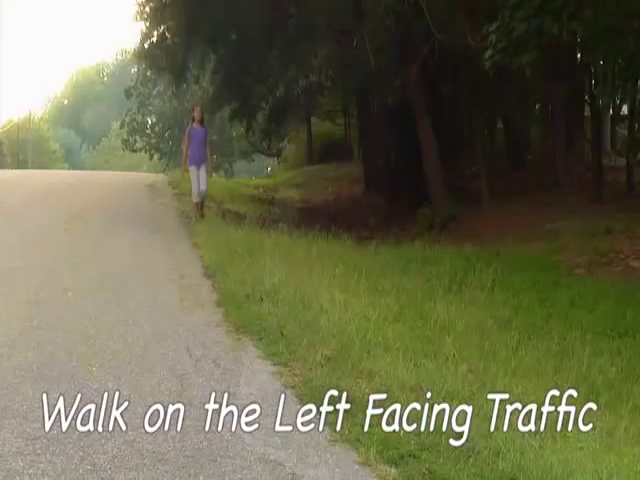
#> input picture frame 18 of Actiion Recognition/walking.mp4, 640 x 480 px, given in place of carvideo1.avi, which was not available
$ jupyter execute --allow-errors Lab_07_on_27-05-21_Optical_Flow_024.ipynb   (text cells are left out)
#> lines starting #> are read from the running program, lines starting #| are printed output that depends on the picture; pictures that were not available may be replaced by others from this repository, and a replacement may not be noted
[cell 1]
import numpy as np
import cv2
from matplotlib import pyplot as plt

[cell 2]
cap = cv2.VideoCapture("dataset\opticalflow\carvideo1.avi")
# cap = cv2.VideoCapture(0)

[cell 3]
# params for ShiTomasi corner detection
feature_params = dict( maxCorners = 100,
                       qualityLevel = 0.3,
                       minDistance = 7,
                       blockSize = 7 )

[cell 4]
# Parameters for lucas kanade optical flow
lk_params = dict( winSize  = (15,15),
                  maxLevel = 2,
                  criteria = (cv2.TERM_CRITERIA_EPS | cv2.TERM_CRITERIA_COUNT, 10, 0.03))

[cell 5]
# Create some random colors
color = np.random.randint(0,255,(100,3))

[cell 6]
# Take first frame and find corners in it
ret, old_frame = cap.read()
#> old_frame is the input picture: shape (480, 640, 3); mean B, G, R 76.6, 105.8, 105.7
old_gray = cv2.cvtColor(old_frame, cv2.COLOR_BGR2GRAY)
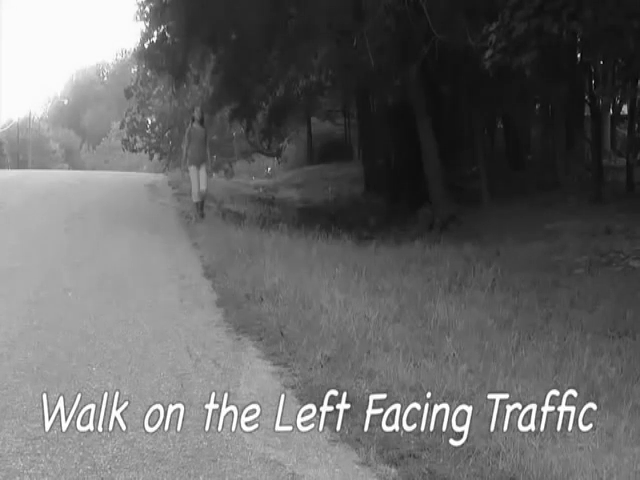
#> old_gray: shape (480, 640); min 0, max 255, mean 102.4
p0 = cv2.goodFeaturesToTrack(old_gray, mask = None, **feature_params)
#> p0 = 64 rows, first 8: [333, 408], [397, 406], [347, 404], [554, 408], [533, 406], [572, 408], [521, 406], [461, 433]

[cell 7]
# Create a mask image for drawing purposes
mask = np.zeros_like(old_frame)

[cell 8]
while(1):
    ret,frame = cap.read()
    frame=cv2.flip(frame,1)
    frame_gray = cv2.cvtColor(frame, cv2.COLOR_BGR2GRAY)
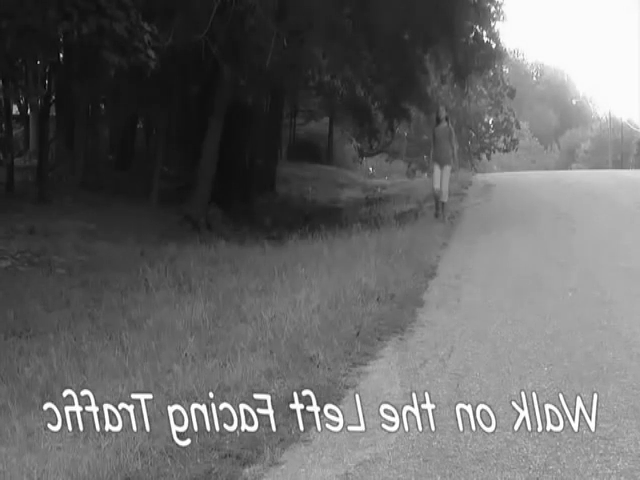
#> frame_gray: shape (480, 640); min 2, max 255, mean 102.6
    # calculate optical flow
    p1, st, err = cv2.calcOpticalFlowPyrLK(old_gray, frame_gray, p0, None, **lk_params)
#> p1 = 64 rows, first 8: [338, 407.6], [392.7, 406.8], [344, 419], [556.7, 407.1], [533.9, 396.3], [586, 404.2], [525.1, 396.6], [460.5, 445.7]; st = 64 values, max 1 at index 0, min 0 at index 33, mean 0.984; err = 64 values, max 198.3 at index 60, min 0 at index 33, mean 56.5
    # Select good points
    good_new = p1[st==1]
#> good_new = 63 pairs, first value 78.11 to 634.7, second value 27.31 to 463.9
    good_old = p0[st==1]
#> good_old = 63 pairs, first value 83 to 623, second value 55 to 439
    # draw the tracks
    for i,(new,old) in enumerate(zip(good_new,good_old)):
        a,b = new.ravel()
        c,d = old.ravel()
        mask = cv2.line(mask, (a,b),(c,d), color[i].tolist(), 2)
        frame = cv2.circle(frame,(a,b),5,color[i].tolist(),-1)
#> this loop made 63 passes
#> (a, b, c, d) on passes 1 to 12: (338, 407.6, 333, 408), (392.7, 406.8, 397, 406), (344, 419, 347, 404), (556.7, 407.1, 554, 408), (533.9, 396.3, 533, 406), (586, 404.2, 572, 408), (525.1, 396.6, 521, 406), (460.5, 445.7, 461, 433), (489.9, 392, 492, 401), (363.4, 413.5, 374, 406), (393.1, 437.5, 395, 428), (375.5, 434.5, 388, 424)
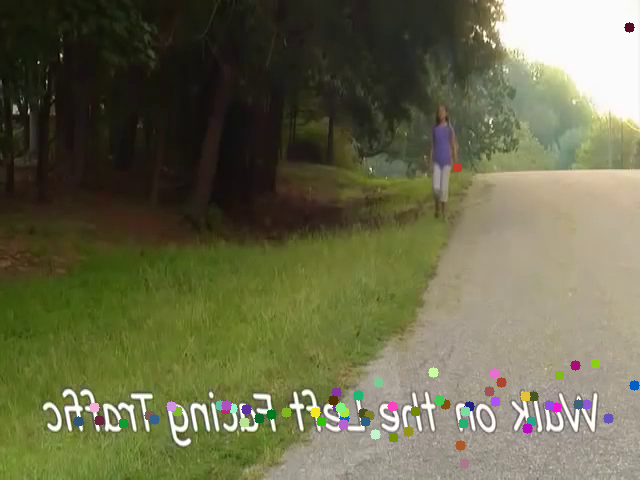
#> frame: shape (480, 640, 3); mean B, G, R 76, 105.4, 105.1
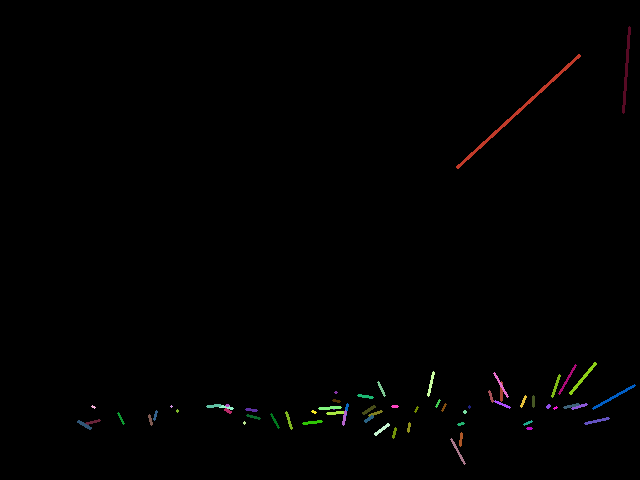
#> mask: shape (480, 640, 3); mean of channels 0, 1, 2 0.9, 1.1, 1.3; drawn as B, G, R
    img = cv2.add(frame,mask)
    cv2.imshow('frame',img)

    k = cv2.waitKey(30) & 0xff
#> (key Esc is pressed here)
    if k == 27:
        break
    elif k == ord('s'):
        cv2.imwrite('opticalfb.png',frame)
        cv2.imwrite('opticalhsv.png',img)
        break
    # Now update the previous frame and previous points
    old_gray = frame_gray.copy()
    p0 = good_new.reshape(-1,1,2)
cv2.destroyAllWindows()
cap.release()

[cell 9]
stack = np.hstack((frame, img))
plt.imshow(stack)

[cell 10]
import cv2
import numpy as np
from scipy.ndimage.filters import convolve as filter2
import os
# from argparse import ArgumentParser

[cell 11]
def show_image(name, image):
    if image is None:
        return

    cv2.imshow(name, image)
    cv2.waitKey(0)
    cv2.destroyAllWindows()

[cell 12]
#compute magnitude in each 8 pixels. return magnitude average
def get_magnitude(u, v):
    scale = 3
    sum = 0.0
    counter = 0.0

    for i in range(0, u.shape[0], 8):
        for j in range(0, u.shape[1],8):
            counter += 1
            dy = v[i,j] * scale
            dx = u[i,j] * scale
            magnitude = (dx**2 + dy**2)**0.5
            sum += magnitude

    mag_avg = sum / counter

    return mag_avg

[cell 13]
def draw_quiver(u,v,beforeImg):
    scale = 3
    ax = plt.figure().gca()
    ax.imshow(beforeImg, cmap = 'gray')

    magnitudeAvg = get_magnitude(u, v)

    for i in range(0, u.shape[0], 8):
        for j in range(0, u.shape[1],8):
            dy = v[i,j] * scale
            dx = u[i,j] * scale
            magnitude = (dx**2 + dy**2)**0.5
            #draw only significant changes
            if magnitude > magnitudeAvg:
                ax.arrow(j,i, dx, dy, color = 'red')

    plt.draw()
    plt.show()

[cell 14]
#compute derivatives of the image intensity values along the x, y, time
def get_derivatives(img1, img2):
    #derivative masks
    x_kernel = np.array([[-1, 1], [-1, 1]]) * 0.25
    y_kernel = np.array([[-1, -1], [1, 1]]) * 0.25
    t_kernel = np.ones((2, 2)) * 0.25

    fx = filter2(img1,x_kernel) + filter2(img2,x_kernel)
    fy = filter2(img1, y_kernel) + filter2(img2, y_kernel)
    ft = filter2(img1, -t_kernel) + filter2(img2, t_kernel)

    return [fx,fy, ft]

[cell 15]
#input: images name, smoothing parameter, tolerance
#output: images variations (flow vectors u, v)
#calculates u,v vectors and draw quiver
def computeHS(name1, name2, alpha, delta):


#> called with name1 = 'dataset\\opticalflow\\car1.jpg', name2 = 'dataset\\opticalflow\\car2.jpg', alpha = 15, delta = 0.1
    beforeImg = cv2.imread(name1, cv2.IMREAD_GRAYSCALE).astype(float)
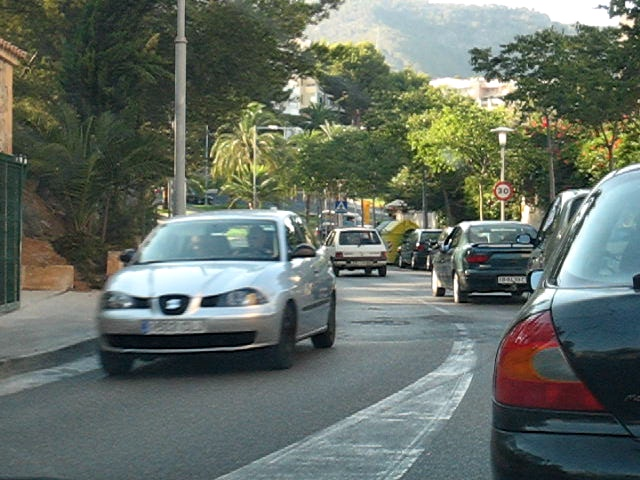
#> input picture OpticalFlow/opticalflowdataset/car1.jpg, 640 x 480 px, found by its file name
#> beforeImg: shape (480, 640) float64; min 0, max 255, mean 105.6
    afterImg = cv2.imread(name2, cv2.IMREAD_GRAYSCALE).astype(float)
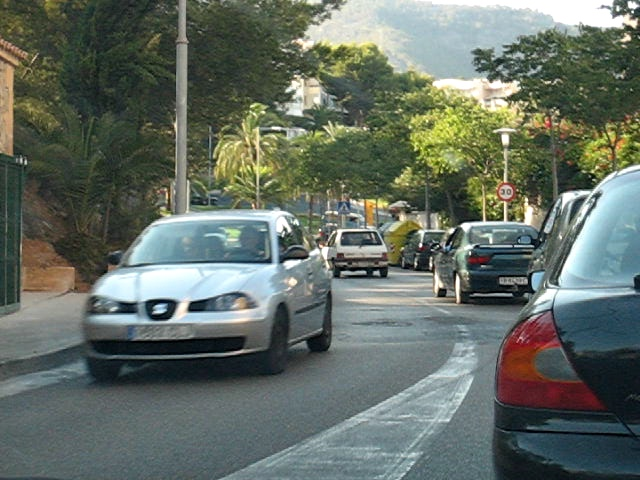
#> input picture OpticalFlow/opticalflowdataset/car2.jpg, 640 x 480 px, found by its file name
#> afterImg: shape (480, 640) float64; min 0, max 255, mean 106.1

    #removing noise
    beforeImg  = cv2.GaussianBlur(beforeImg, (5, 5), 0)
    afterImg = cv2.GaussianBlur(afterImg, (5, 5), 0)

    # set up initial values
    u = np.zeros((beforeImg.shape[0], beforeImg.shape[1]))
    v = np.zeros((beforeImg.shape[0], beforeImg.shape[1]))
    fx, fy, ft = get_derivatives(beforeImg, afterImg)
    avg_kernel = np.array([[1 / 12, 1 / 6, 1 / 12],
                            [1 / 6, 0, 1 / 6],
                            [1 / 12, 1 / 6, 1 / 12]], float)
    iter_counter = 0
    while True:
        iter_counter += 1
        u_avg = filter2(u, avg_kernel)
        v_avg = filter2(v, avg_kernel)
        p = fx * u_avg + fy * v_avg + ft
        d = 4 * alpha**2 + fx**2 + fy**2
        prev = u

        u = u_avg - fx * (p / d)
        v = v_avg - fy * (p / d)

        diff = np.linalg.norm(u - prev, 2)
        #converges check (at most 300 iterations)
        if  diff < delta or iter_counter > 300:
            # print("iteration number: ", iter_counter)
            break
#> this loop made 301 passes
#> diff on passes 1 to 3: 35.66, 26.05, 21.37
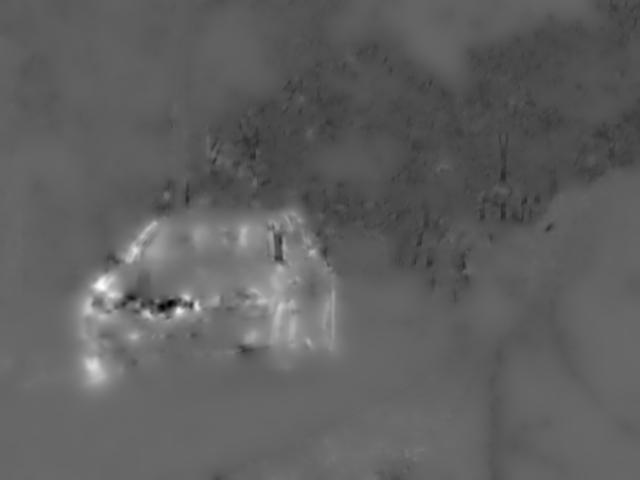
#> u: shape (480, 640) float64; min -10.22, max 14.83, mean -0.799; drawn with min black and max white
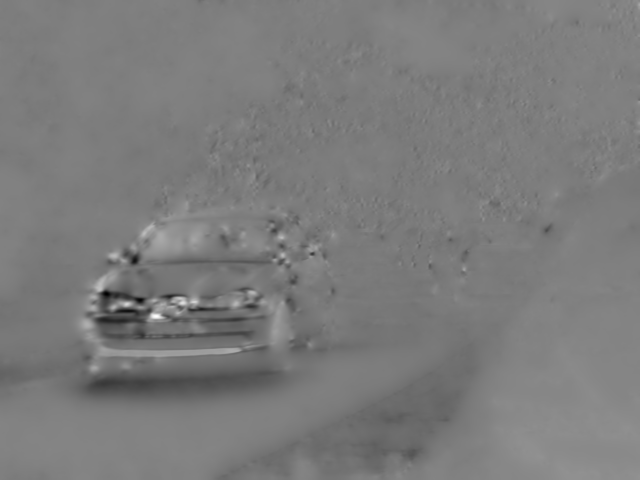
#> v: shape (480, 640) float64; min -11.89, max 10.95, mean -0.795; drawn with min black and max white
#> after the loop, iter_counter = 301

    draw_quiver(u, v, beforeImg)
#> after the loop in get_magnitude, `for i in range(0, u.shape[0], 8):`: counter = 4800; sum = 26903.6
#> in get_magnitude, `mag_avg = sum / counter`: mag_avg = 5.6

    return [u, v]

[cell 16]
if __name__ == '__main__':


    u,v = computeHS("dataset\opticalflow\car1.jpg", "dataset\opticalflow\car2.jpg", alpha = 15, delta = 10**-1)

#> (a cell that did not finish here is left out)

#> call 2 of computeHS, with name1 = 'dataset\\opticalflow\\sphere1.bmp', name2 = 'dataset\\opticalflow\\sphere2.bmp', alpha = 15, delta = 0.1
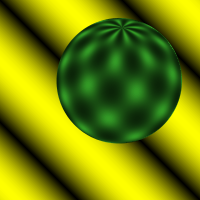
#> input picture OpticalFlow/opticalflowdataset/sphere1.bmp, 200 x 200 px, found by its file name
#> in computeHS (call 2), `beforeImg = cv2.imread(name1, cv2.IMREAD_GRAYSCALE).astype(float)`:
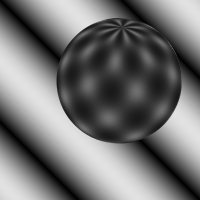
#> beforeImg: shape (200, 200) float64; min 0, max 225, mean 114.4

[cell 18]
import random
import sys

[cell 19]
key_num = random.SystemRandom()
data = ["ad", "bc", "gh"]
numerical = key_num.randint(100, sys.maxsize)
#> numerical = 1264134106606464254
categorical = random.sample(data, 3)

[cell 20]
def query(response):
    if response == "boolean":
        a = random.randint(0, 50)
        return (bin(a))

    elif response == "numerical":
         return (random.randint(mini, maxi))
    elif response == "categorical":
         return (random.sample(data, 3))
    else:
        return "no query present"

    return response

[cell 21]
row = []
nof1 = int(input("Enter the no. of rows: "))
#> the answer given: 3
nof2 = int(input("Enter the no. of columns: "))
#> the answer given: 3
